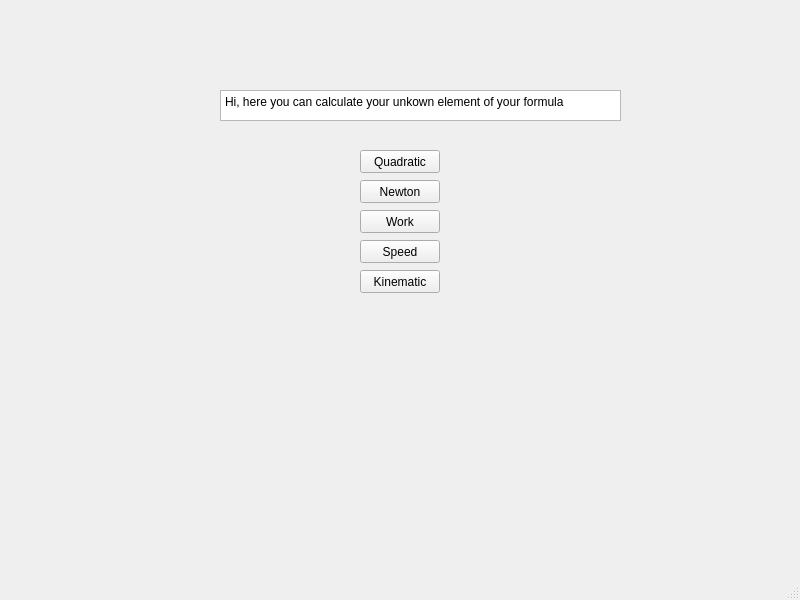
<?xml version="1.0" encoding="UTF-8"?>
<ui version="4.0">
 <class>MainWindow</class>
 <widget class="QMainWindow" name="MainWindow">
  <property name="geometry">
   <rect>
    <x>0</x>
    <y>0</y>
    <width>800</width>
    <height>600</height>
   </rect>
  </property>
  <property name="windowTitle">
   <string>MainWindow</string>
  </property>
  <widget class="QWidget" name="centralwidget">
   <widget class="QPushButton" name="pushButton">
    <property name="geometry">
     <rect>
      <x>360</x>
      <y>270</y>
      <width>80</width>
      <height>23</height>
     </rect>
    </property>
    <property name="text">
     <string>Kinematic</string>
    </property>
   </widget>
   <widget class="QPushButton" name="pushButton_5">
    <property name="geometry">
     <rect>
      <x>360</x>
      <y>240</y>
      <width>80</width>
      <height>23</height>
     </rect>
    </property>
    <property name="text">
     <string>Speed</string>
    </property>
   </widget>
   <widget class="QPushButton" name="pushButton_1">
    <property name="geometry">
     <rect>
      <x>360</x>
      <y>150</y>
      <width>80</width>
      <height>23</height>
     </rect>
    </property>
    <property name="text">
     <string>Quadratic</string>
    </property>
   </widget>
   <widget class="QPushButton" name="pushButton_3">
    <property name="geometry">
     <rect>
      <x>360</x>
      <y>180</y>
      <width>80</width>
      <height>23</height>
     </rect>
    </property>
    <property name="text">
     <string>Newton</string>
    </property>
   </widget>
   <widget class="QPushButton" name="pushButton_4">
    <property name="geometry">
     <rect>
      <x>360</x>
      <y>210</y>
      <width>80</width>
      <height>23</height>
     </rect>
    </property>
    <property name="text">
     <string>Work</string>
    </property>
   </widget>
   <widget class="QPlainTextEdit" name="plainTextEdit_2">
    <property name="geometry">
     <rect>
      <x>220</x>
      <y>90</y>
      <width>401</width>
      <height>31</height>
     </rect>
    </property>
    <property name="plainText">
     <string>Hi, here you can calculate your unkown element of your formula</string>
    </property>
   </widget>
  </widget>
  <widget class="QMenuBar" name="menubar">
   <property name="geometry">
    <rect>
     <x>0</x>
     <y>0</y>
     <width>800</width>
     <height>20</height>
    </rect>
   </property>
  </widget>
  <widget class="QStatusBar" name="statusbar"/>
 </widget>
 <resources/>
 <connections/>
</ui>
